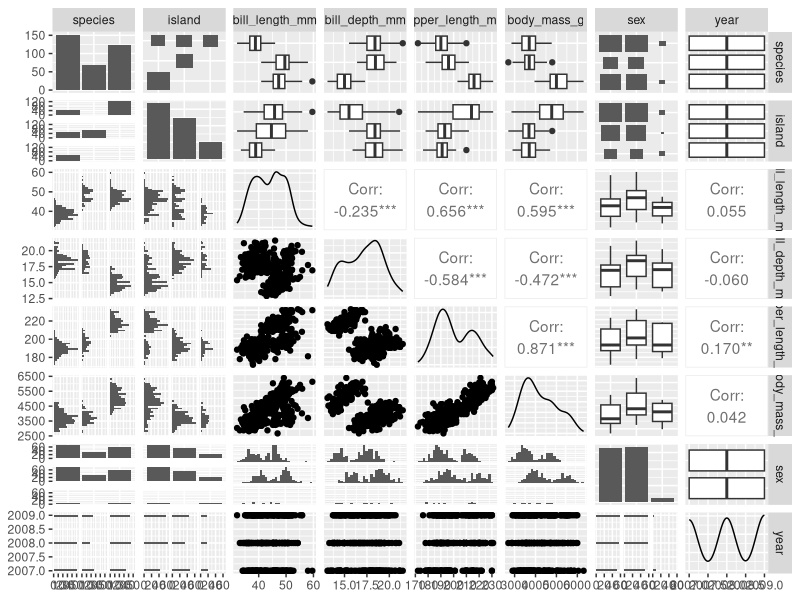
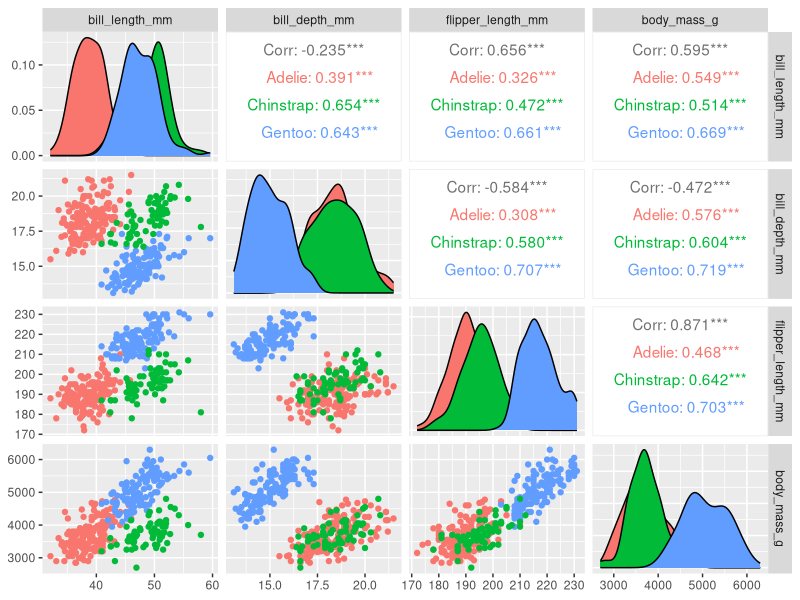
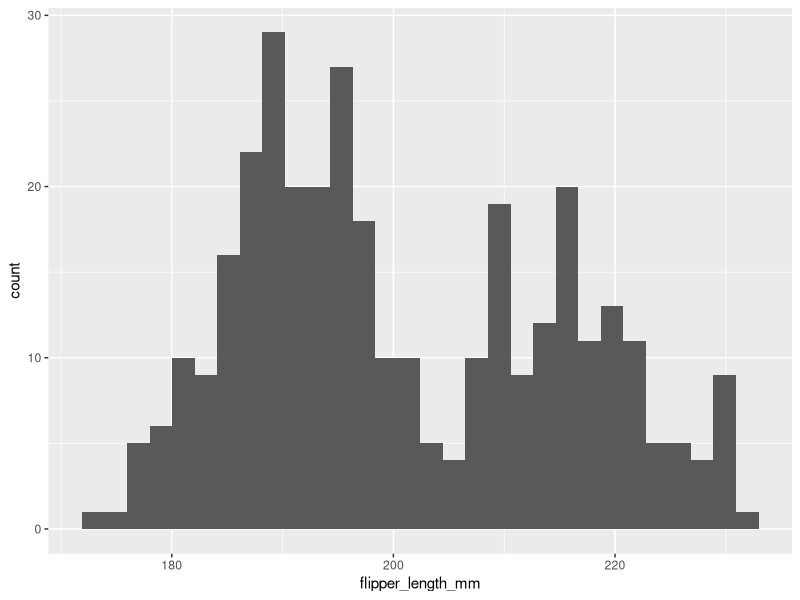
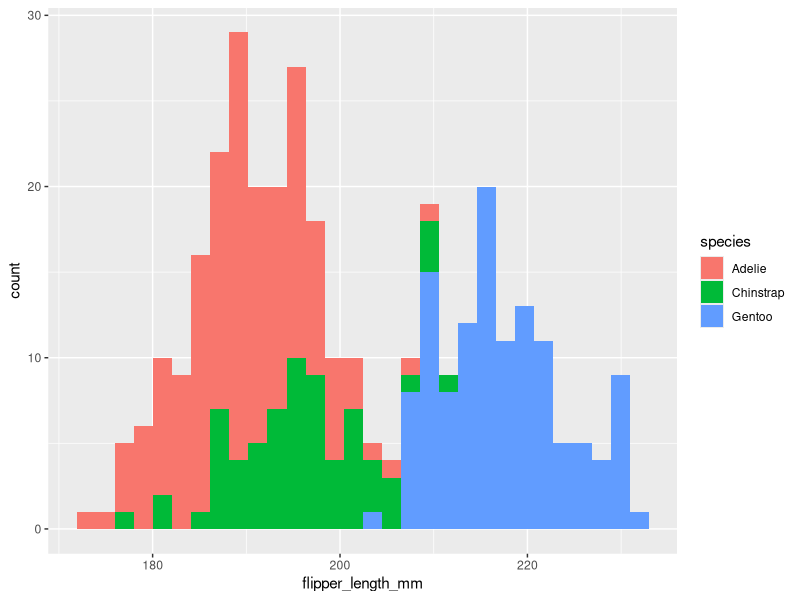

These figures' R source, in order:
# load libraries ----
library(GGally)
library(skimr)
library(palmerpenguins)
library(tidyverse)

# Always look at it ----
#take a look at penguins data as a sheet
View(penguins)

# Check the column names ----
names(penguins) 

# Check dimensions of data frame
dim(penguins) # 8 columns

# Get a summary of the data
summary(penguins)

# Get a summary with {skimr}
skimr::skim(penguins)

# Print the first 6 rows
head(penguins)

# Print the last 6 rows
tail(penguins)

# Make a pairplot
GGally::ggpairs(penguins)

# Make a pairplot with a select number of columns by species
GGally::ggpairs(penguins,
                columns = 3:6,
                ggplot2::aes(colour = species))
# Make a histogram of penguin flipper lengths
ggplot(data = penguins, aes(x=flipper_length_mm)) + geom_histogram()
                
# Make a histogram of penguin flipper lengths- Adding more details
ggplot(data = penguins, aes(x=flipper_length_mm, fill = species)) + geom_histogram()
